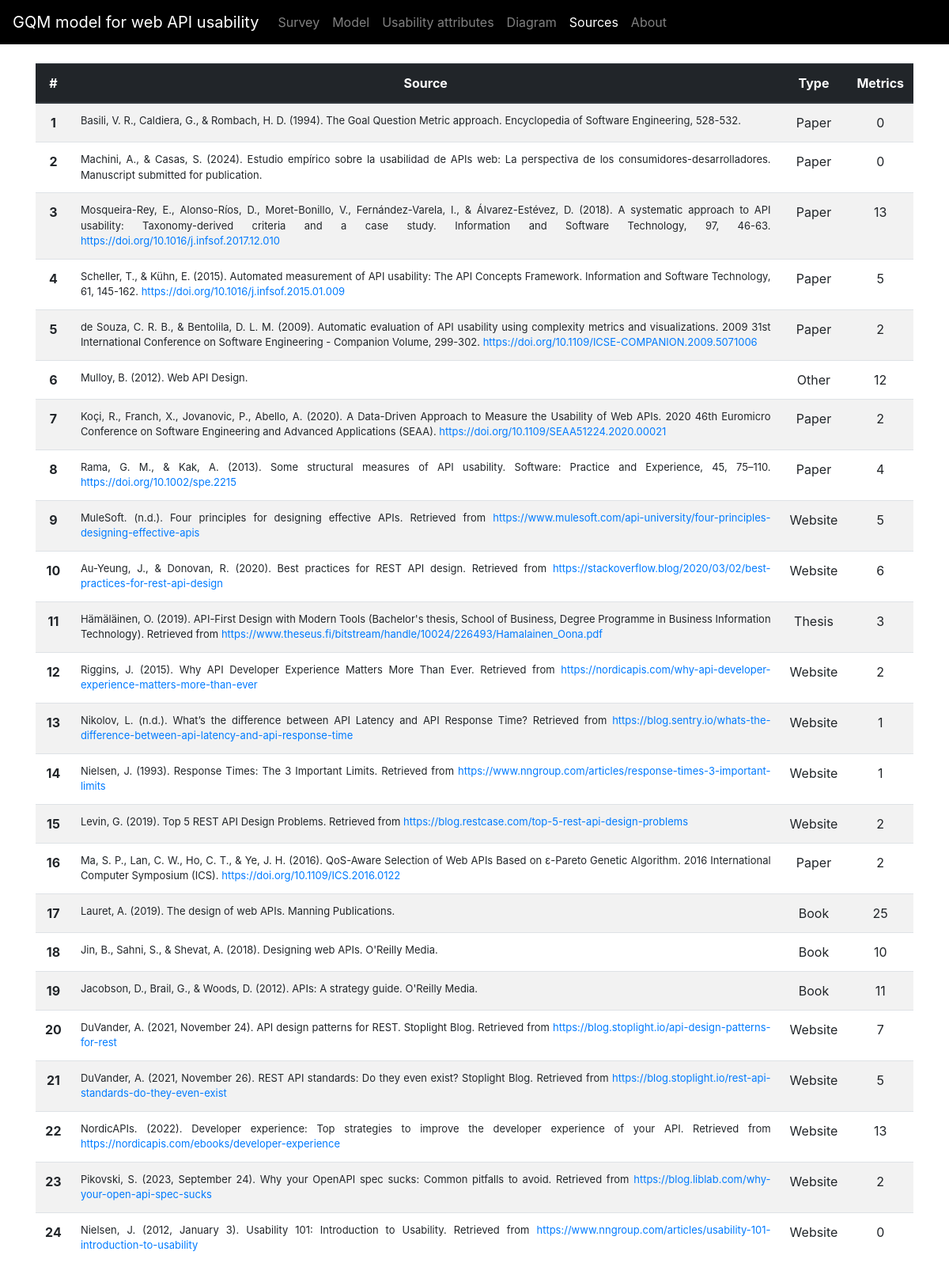
/www/html/sources.php, run on the app's committed database.
### tables this page shows
CREATE TABLE Source (
    ID INT UNSIGNED NOT NULL AUTO_INCREMENT,
    Description VARCHAR(512) NOT NULL,
    Type ENUM('Paper', 'Book', 'Thesis', 'Website', 'Other') NOT NULL,

    PRIMARY KEY (ID),
    UNIQUE (Description)
);

### www/html/controller/DBController.php (called while the page is built, shortened)
<?php
class DBController extends mysqli {
    public static $instance;
    function __construct() {
        $this->host = "localhost";
        $this->schema = "GQM";
        $this->username = "";
        $this->password = "";
    }
    public static function getInstance() {
        if (!self::$instance instanceof self) {
            try {
                self::$instance = new self;
            } catch (Exception $e) {
                die($e->getMessage());
            }
        }
        self::$instance->query("SET CHARACTER SET 'utf8'");
        return self::$instance;
    }
    public static function destroyInstance() {
        if (self::$instance instanceof self) {
            self::$instance = null;
        }
    }
}

### www/html/sources.php (the view, shortened to what this page needs)
<?php
require_once './controller/DBController.php';
$listOfSources = [];
$queryResult = DBController::getInstance()->query('SELECT Source.ID, Source.Description, Source.Type, COUNT(Metric_Source.MetricID) AS "MetricCount" FROM Source LEFT JOIN Metric_Source ON Source.ID = Metric_Source.SourceID GROUP BY Source.ID');
while ($row = $queryResult->fetch_assoc()) {
    $listOfSources[] = $row;
}
?>
<!DOCTYPE html>
<html lang="en">
<head>
    <link rel="stylesheet" href="https://cdn.jsdelivr.net/npm/bootstrap@4.0.0/dist/css/bootstrap.min.css">
    <link rel="stylesheet" href="resources/css/style.css">
</head>
<body>
    <?php include_once './lib/Menu.php'; ?>
    <div class="container mb-4 mt-4">
        <table class="table table-hover table-striped" id="sources-table">
            <thead class="thead-dark">
                <tr>
                    <th class="text-center" scope="col">#</th>
                    <th class="text-center" scope="col">Source</th>
                    <th class="text-center" scope="col">Type</th>
                    <th class="text-center" scope="col" style="cursor: help;" title="The number of metrics associated with each source.">Metrics</th>
                </tr>
            </thead>
            <tbody>
                <?php foreach ($listOfSources as $source) { ?>
                    <tr id="<?= $source['ID'] ?>">
                        <th class="text-center" scope="row"><?= $source['ID'] ?></th>
                        <td class="metric-details text-justify"><?= $source['Description'] ?></td>
                        <td class="text-center"><?= $source['Type'] ?></td>
                        <td class="text-center" style="cursor: help;" title="This source has <?= $source['MetricCount'] ?> metric(s) associated to it."><?= $source['MetricCount'] ?></td>
                    </tr>
                <?php } ?>
            </tbody>
        </table>
    </div>
</body>
</html>

### www/html/resources/css/style.css (style rules this page uses)
.metric-details { font-size: small; }

### data on the page
source: ID "1", Description "Basili, V. R., Caldiera, G., & Rombach, H. D. (1994). The Goal Question Metric approach. Encyclopedia of Software Engineering, 528-532.", Type "Paper", MetricCount "0"
source: ID "2", Description "Machini, A., & Casas, S. (2024). Estudio empı́rico sobre la usabilidad de APIs web: La perspectiva de los consumidores-desarrolladores. Manuscript submitted for publication.", Type "Paper", MetricCount "0"
source: ID "3", Description "Mosqueira-Rey, E., Alonso-Ríos, D., Moret-Bonillo, V., Fernández-Varela, I., & Álvarez-Estévez, D. (2018). A systematic approach to API usability: Taxonomy-derived criteria and a case study. Information and Software Technology, 97, 46-63.", Type "Paper", MetricCount "13"
source: ID "4", Description "Scheller, T., & Kühn, E. (2015). Automated measurement of API usability: The API Concepts Framework. Information and Software Technology, 61, 145-162.", Type "Paper", MetricCount "5"
source: ID "5", Description "de Souza, C. R. B., & Bentolila, D. L. M. (2009). Automatic evaluation of API usability using complexity metrics and visualizations. 2009 31st International Conference on Software Engineering - Companion Volume, 299-302.", Type "Paper", MetricCount "2"
source: ID "6", Description "Mulloy, B. (2012). Web API Design.", Type "Other", MetricCount "12"
source: ID "7", Description "Koçi, R., Franch, X., Jovanovic, P., Abello, A. (2020). A Data-Driven Approach to Measure the Usability of Web APIs. 2020 46th Euromicro Conference on Software Engineering and Advanced Applications (SEAA).", Type "Paper", MetricCount "2"
source: ID "8", Description "Rama, G. M., & Kak, A. (2013). Some structural measures of API usability. Software: Practice and Experience, 45, 75–110.", Type "Paper", MetricCount "4"
source: ID "9", Description "MuleSoft. (n.d.). Four principles for designing effective APIs. Retrieved from", Type "Website", MetricCount "5"
source: ID "10", Description "Au-Yeung, J., & Donovan, R. (2020). Best practices for REST API design. Retrieved from", Type "Website", MetricCount "6"
source: ID "11", Description "Hämäläinen, O. (2019). API-First Design with Modern Tools (Bachelor's thesis, School of Business, Degree Programme in Business Information Technology). Retrieved from", Type "Thesis", MetricCount "3"
source: ID "12", Description "Riggins, J. (2015). Why API Developer Experience Matters More Than Ever. Retrieved from", Type "Website", MetricCount "2"
source: ID "13", Description "Nikolov, L. (n.d.). What’s the difference between API Latency and API Response Time? Retrieved from", Type "Website", MetricCount "1"
source: ID "14", Description "Nielsen, J. (1993). Response Times: The 3 Important Limits. Retrieved from", Type "Website", MetricCount "1"
source: ID "15", Description "Levin, G. (2019). Top 5 REST API Design Problems. Retrieved from", Type "Website", MetricCount "2"
source: ID "16", Description "Ma, S. P., Lan, C. W., Ho, C. T., & Ye, J. H. (2016). QoS-Aware Selection of Web APIs Based on ε-Pareto Genetic Algorithm. 2016 International Computer Symposium (ICS).", Type "Paper", MetricCount "2"
source: ID "17", Description "Lauret, A. (2019). The design of web APIs. Manning Publications.", Type "Book", MetricCount "25"
source: ID "18", Description "Jin, B., Sahni, S., & Shevat, A. (2018). Designing web APIs. O'Reilly Media.", Type "Book", MetricCount "10"
source: ID "19", Description "Jacobson, D., Brail, G., & Woods, D. (2012). APIs: A strategy guide. O'Reilly Media.", Type "Book", MetricCount "11"
source: ID "20", Description "DuVander, A. (2021, November 24). API design patterns for REST. Stoplight Blog. Retrieved from", Type "Website", MetricCount "7"
source: ID "21", Description "DuVander, A. (2021, November 26). REST API standards: Do they even exist? Stoplight Blog. Retrieved from", Type "Website", MetricCount "5"
source: ID "22", Description "NordicAPIs. (2022). Developer experience: Top strategies to improve the developer experience of your API. Retrieved from", Type "Website", MetricCount "13"
source: ID "23", Description "Pikovski, S. (2023, September 24). Why your OpenAPI spec sucks: Common pitfalls to avoid. Retrieved from", Type "Website", MetricCount "2"
source: ID "24", Description "Nielsen, J. (2012, January 3). Usability 101: Introduction to Usability. Retrieved from", Type "Website", MetricCount "0"

### other printed values
Constants::APP_NAME "GQM model for web API usability"
$title "Survey"
$title "Model"
$title "Usability attributes"
$title "Diagram"
$title "Sources"
$title "About"
